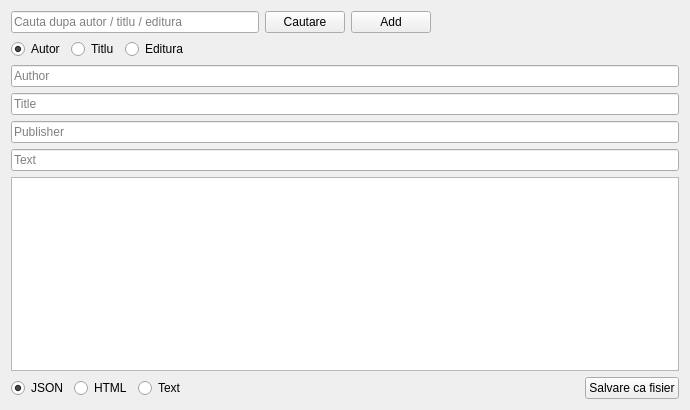
<?xml version="1.0" encoding="UTF-8"?>
<ui version="4.0">
 <class>LibraryApp</class>
 <widget class="QWidget" name="LibraryApp">
  <property name="geometry">
   <rect>
    <x>0</x>
    <y>0</y>
    <width>690</width>
    <height>410</height>
   </rect>
  </property>
  <property name="windowTitle">
   <string>Exemplul 2</string>
  </property>
  <layout class="QGridLayout" name="gridLayout">
   <item row="0" column="0">
    <layout class="QHBoxLayout" name="horizontalLayout">
     <item>
      <widget class="QLineEdit" name="search_bar">
       <property name="placeholderText">
        <string>Cauta dupa autor / titlu / editura</string>
       </property>
      </widget>
     </item>
     <item>
      <widget class="QPushButton" name="search_btn">
       <property name="text">
        <string>Cautare</string>
       </property>
      </widget>
     </item>
     <item>
      <widget class="QPushButton" name="add_btn">
       <property name="text">
        <string>Add</string>
       </property>
      </widget>
     </item>
     <item>
      <spacer name="horizontalSpacer_2">
       <property name="orientation">
        <enum>Qt::Horizontal</enum>
       </property>
       <property name="sizeHint" stdset="0">
        <size>
         <width>40</width>
         <height>20</height>
        </size>
       </property>
      </spacer>
     </item>
    </layout>
   </item>
   <item row="1" column="0">
    <layout class="QHBoxLayout" name="horizontalLayout_2">
     <item>
      <widget class="QRadioButton" name="author_rb">
       <property name="text">
        <string>Autor</string>
       </property>
       <property name="checked">
        <bool>true</bool>
       </property>
       <attribute name="buttonGroup">
        <string notr="true">search_rb_btns</string>
       </attribute>
      </widget>
     </item>
     <item>
      <widget class="QRadioButton" name="title_rb">
       <property name="text">
        <string>Titlu</string>
       </property>
       <attribute name="buttonGroup">
        <string notr="true">search_rb_btns</string>
       </attribute>
      </widget>
     </item>
     <item>
      <widget class="QRadioButton" name="publisher_rb">
       <property name="text">
        <string>Editura</string>
       </property>
       <attribute name="buttonGroup">
        <string notr="true">search_rb_btns</string>
       </attribute>
      </widget>
     </item>
     <item>
      <spacer name="horizontalSpacer">
       <property name="orientation">
        <enum>Qt::Horizontal</enum>
       </property>
       <property name="sizeHint" stdset="0">
        <size>
         <width>40</width>
         <height>20</height>
        </size>
       </property>
      </spacer>
     </item>
    </layout>
   </item>
   <item row="2" column="0">
    <widget class="QLineEdit" name="input_author"> <!-- Added first input field -->
     <property name="placeholderText">
      <string>Author</string>
     </property>
    </widget>
   </item>
   <item row="3" column="0">
    <widget class="QLineEdit" name="input_title"> <!-- Added second input field -->
     <property name="placeholderText">
      <string>Title</string>
     </property>
    </widget>
   </item>
   <item row="4" column="0">
    <widget class="QLineEdit" name="input_publisher"> <!-- Added third input field -->
     <property name="placeholderText">
      <string>Publisher</string>
     </property>
    </widget>
   </item>
   <item row="5" column="0">
   <widget class="QLineEdit" name="input_text"> <!-- Added third    input field -->
     <property name="placeholderText">
      <string>Text</string>
     </property>
    </widget>
   </item>
   <item row="6" column="0">
    <widget class="QTextEdit" name="result">
     <property name="readOnly">
      <bool>true</bool>
     </property>
    </widget>
   </item>
   <item row="7" column="0">
    <layout class="QHBoxLayout" name="horizontalLayout_3">
     <item>
      <widget class="QRadioButton" name="json_rb">
       <property name="text">
        <string>JSON</string>
       </property>
       <property name="checked">
        <bool>true</bool>
       </property>
       <attribute name="buttonGroup">
        <string notr="true">file_type_rb_btns</string>
       </attribute>
      </widget>
     </item>
     <item>
      <widget class="QRadioButton" name="html_rb">
       <property name="text">
        <string>HTML</string>
       </property>
       <attribute name="buttonGroup">
        <string notr="true">file_type_rb_btns</string>
       </attribute>
      </widget>
     </item>
     <item>
      <widget class="QRadioButton" name="text_rb">
       <property name="text">
        <string>Text</string>
       </property>
       <attribute name="buttonGroup">
        <string notr="true">file_type_rb_btns</string>
       </attribute>
      </widget>
     </item>
     <item>
      <spacer name="horizontalSpacer_3">
       <property name="orientation">
        <enum>Qt::Horizontal</enum>
       </property>
       <property name="sizeHint" stdset="0">
        <size>
         <width>40</width>
         <height>20</height>
        </size>
       </property>
      </spacer>
     </item>
     <item>
      <widget class="QPushButton" name="save_as_file_btn">
       <property name="text">
        <string>Salvare ca fisier</string>
       </property>
      </widget>
     </item>
    </layout>
   </item>
  </layout>
 </widget>
 <resources/>
 <connections/>
 <buttongroups>
  <buttongroup name="search_rb_btns"/>
  <buttongroup name="file_type_rb_btns"/>
 </buttongroups>
</ui>
